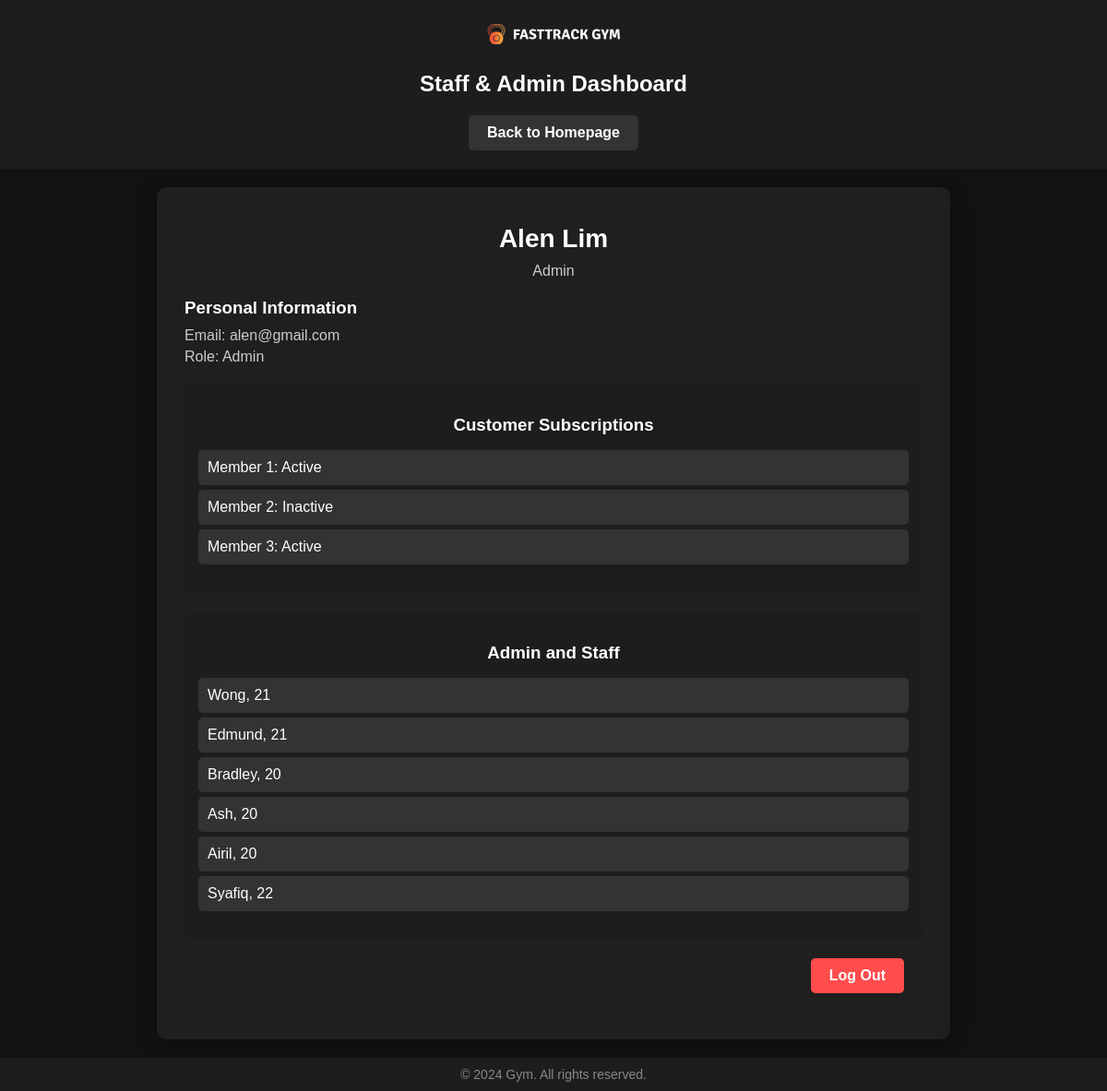
Screenshot of /FastTrack/dashboard.php (signed in) with the database file from the repository.
### tables this page shows
CREATE TABLE `users` (
  `id` int NOT NULL,
  `full_name` varchar(100) NOT NULL,
  `email` varchar(100) NOT NULL,
  `password` varchar(255) NOT NULL,
  `phoneNo` int NOT NULL,
  `verification_token` varchar(255) DEFAULT NULL,
  `verified` tinyint(1) DEFAULT '0',
  `created_at` timestamp NULL DEFAULT CURRENT_TIMESTAMP,
  `user_type` varchar(50) NOT NULL DEFAULT 'user'
);

### FastTrack/dashboard.php (the view, shortened to what this page needs)
<?php
$servername = "localhost";
$username = "Webs392024";
$password = "Webs392024";
$dbname = "fasttrack_gym";
$conn = new mysqli($servername, $username, $password, $dbname);
$user_id = $_SESSION['user_id'];
$sql = "SELECT full_name, email, user_type FROM users WHERE id = ?";
$stmt = $conn->prepare($sql);
$stmt->bind_param("i", $user_id);
$stmt->execute();
$stmt->bind_result($full_name, $email, $user_type);
$subscriptions = [
    ['name' => 'Member 1', 'status' => 'Active'],
    ['name' => 'Member 2', 'status' => 'Inactive'],
    ['name' => 'Member 3', 'status' => 'Active']
];
$admins_and_staff = [
    ['name' => 'Wong', 'age' => 21],
    ['name' => 'Edmund', 'age' => 21],
    ['name' => 'Bradley', 'age' => 20],
    ['name' => 'Ash', 'age' => 20],
    ['name' => 'Airil', 'age' => 20],
    ['name' => 'Syafiq', 'age' => 22]
];
?>
<!DOCTYPE html>
<html lang="en">
<head>
    <link rel="stylesheet" href="css/dashboard.css">
</head>
<body>
    <div class="header-section">
        <div class="logo">
            <a href="./index.html">
                <img src="img/logo3.png" alt="FastTrack Gym Logo">
            </a>
        </div>
        <h1>Staff & Admin Dashboard</h1>				<div class="switch-login">
            <a href="staff.html" class="or-login">Back to Homepage</a>
        </div>
    </div>
    <div class="profile-container">
        <div class="profile-wrap">
            <div class="profile-name"><?php echo htmlspecialchars($full_name); ?></div>
            <div class="profile-bio"><?php echo htmlspecialchars(ucfirst($user_type)); ?></div>
            <div class="profile-info">
                <h3>Personal Information</h3>
                <p>Email: <?php echo htmlspecialchars($email); ?></p>
                <p>Role: <?php echo htmlspecialchars(ucfirst($user_type)); ?></p>
            </div>
            <div class="dashboard-sections">
                <div class="section subscription-status">
                    <h3>Customer Subscriptions</h3>
                    <ul>
                        <?php foreach ($subscriptions as $subscription): ?>
                            <li><?php echo htmlspecialchars($subscription['name']) . ": " . htmlspecialchars($subscription['status']); ?></li>
                        <?php endforeach; ?>
                    </ul>
                </div>
                <div class="section class-schedule">
                    <h3>Admin and Staff</h3>
                    <ul>
                        <?php foreach ($admins_and_staff as $staff): ?>
                            <li><?php echo htmlspecialchars($staff['name']) . ($staff['age'] ? ", " . htmlspecialchars($staff['age']) : ""); ?></li>
                        <?php endforeach; ?>
                    </ul>
                </div>
            </div>
            <div class="logout-section">
                <a href="logout.php" class="site-btn">Log Out</a>
            </div>
        </div>
    </div>
    <div class="footer-section">
        <p>&copy; 2024 Gym. All rights reserved.</p>
    </div>
</body>
</html>

### FastTrack/css/dashboard.css (style rules this page uses)
body { font-family: 'Nunito Sans', sans-serif; background-color: #121212; color: #fff; margin: 0; display: flex; flex-direction: column; min-height: 100vh; }
.header-section { text-align: center; padding: 20px; background: #1d1d1d; }
.header-section .logo img { max-width: 150px; }
.header-section h1 { margin: 20px 0 0; font-size: 24px; color: #fff; }
.profile-container { flex: 1; display: flex; justify-content: center; align-items: center; padding: 20px; }
.profile-wrap { background: #1f1f1f; padding: 30px; border-radius: 10px; box-shadow: 0 4px 20px rgba(0, 0, 0, 0.3); width: 100%; max-width: 800px; text-align: center; }
.profile-name { font-size: 28px; margin-top: 10px; font-weight: 700; }
.profile-bio { font-size: 16px; color: #ccc; margin: 10px 0; }
.profile-info { margin: 20px 0; text-align: left; }
.profile-info h3 { margin-bottom: 10px; color: #fff; font-weight: 600; }
.profile-info p { margin: 5px 0; color: #ccc; }
.dashboard-sections { margin: 20px 0; }
.section { background-color: #1d1d1d; padding: 15px; border-radius: 8px; margin-bottom: 20px; }
.section h3 { margin-bottom: 10px; color: #fff; font-weight: 600; }
.section ul { list-style: none; padding: 0; text-align: left; }
.section li { background-color: #333; margin: 5px 0; padding: 10px; border-radius: 5px; color: #fff; }
.footer-section { text-align: center; padding: 10px; background: #1d1d1d; }
.footer-section p { color: #888; font-size: 14px; margin: 0; }
.logout-section { text-align: right; margin: 20px; }
.site-btn { display: inline-block; background-color: #ff4c4c; color: #fff; padding: 10px 20px; text-decoration: none; border-radius: 5px; font-size: 16px; font-weight: bold; transition: background-color 0.3s; }
.switch-login { text-align: center; margin-top: 20px; }
.or-login { color: #fff; text-decoration: none; background-color: #333; padding: 10px 20px; border-radius: 5px; display: inline-block; transition: background-color 0.3s; font-weight: bold; }

### rows the page displays
users: full_name "Alen Lim", user_type "Admin", email "alen@gmail.com"

### other values shown
$subscription['name'] "Member 1"
$subscription['status'] "Active"
$subscription['name'] "Member 2"
$subscription['status'] "Inactive"
$subscription['name'] "Member 3"
$staff['name'] "Wong"
$staff['age'] "21"
$staff['name'] "Edmund"
$staff['name'] "Bradley"
$staff['age'] "20"
$staff['name'] "Ash"
$staff['name'] "Airil"
$staff['name'] "Syafiq"
$staff['age'] "22"
